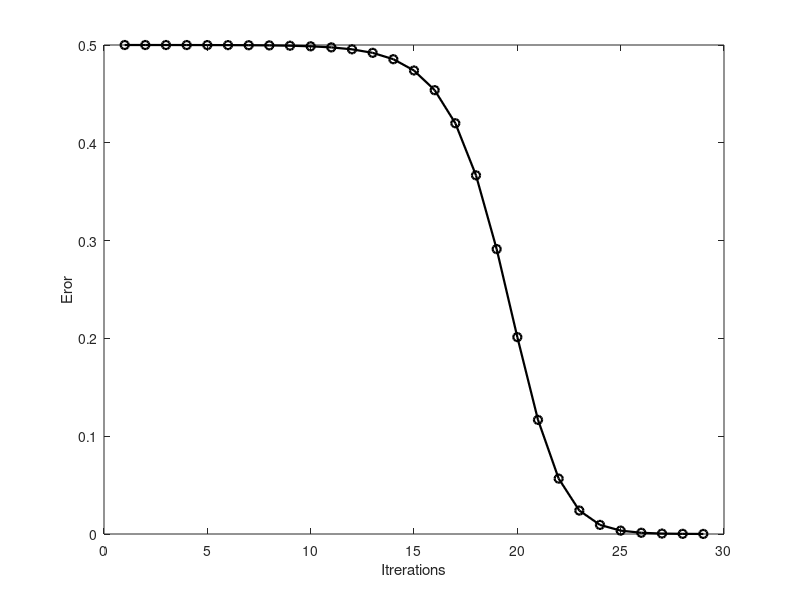

Write the MATLAB code that produced this figure.

nHiddenLayer = 3; % 3 hidden layers
nHidNodesNum = [20,10,20];
nLearnRate = 0.2;

InputData = rand(10,1);
% InputData = (TrainData(1,:))';
% InputData = InputData(:);
nInputNodes = length(InputData); % input nodes
% OutputData = TrainOutPutData(:,1);
OutputData = [1,0];
% OutputData = OutputData(:);
nOutputNodes = length(OutputData);

OutFun = @(x) 1./(1+exp(-1*x)); % so that (OutFun)' = OutFun*(1-OutFun);
deltaFun = @(k,t) (OutFun(k) - t) .* OutFun(k) .*(1 - OutFun(k)); % used for weight derivative calculation
%%
% initial weights for each hidden layer nodes
InputLayerW = rand(nInputNodes,nHidNodesNum(1));
HiddenLayerNodeW = cell(nHiddenLayer,1);
LayerInOutValue = cell(nHiddenLayer,1);
DeltaJNodesData = cell(nHiddenLayer,1);
HiddenLBias = cell(nHiddenLayer,1);
for nHl = 1 : nHiddenLayer
    if nHl ~= nHiddenLayer
        HiddenLayerNodeW{nHl} = rand(nHidNodesNum(nHl),nHidNodesNum(nHl+1));
        HiddenLBias{nHl} = rand(1,nHidNodesNum(nHl+1));
    else
        HiddenLayerNodeW{nHl} = rand(nHidNodesNum(nHl),nOutputNodes);
        HiddenLBias{nHl} = rand(1,nOutputNodes);
    end
    LayerInOutValue{nHl} = zeros(nHidNodesNum(nHl),2); % the first column is input, and the second column is output value
    DeltaJNodesData{nHl} = zeros(nHidNodesNum(nHl),1); 
end
% HiddenLBias = rand(length(nHidNodesNum),1);
OutputInOutData = zeros(nOutputNodes,2);


%%
IterErrorAll = [];
nIters = 1;
IterError = 1;
IterTime = tic;
while (nIters < 1000) && (IterError > 1e-4)
    % start the forward calculation
    cHiddenInputSum = cell(nHiddenLayer,1);
    cHiddenoutput = cell(nHiddenLayer,1);
    for nHLs = 1 : nHiddenLayer
        %
        cNodes = nHidNodesNum(nHLs);
        if nHLs == 1
            FormerLayerNodes = nInputNodes;
            FormerLayerData = InputData;
        else
            FormerLayerNodes = nHidNodesNum(nHLs - 1);
            FormerLayerData = LayerInOutValue{nHLs - 1}(:,2);
        end
        %
        for ncNodes = 1 : cNodes  % calculate the value for each hidden layer nodes
            if nHLs == 1
                LayerInOutValue{nHLs}(ncNodes,1) = FormerLayerData' * InputLayerW(:,ncNodes);
            else
                 LayerInOutValue{nHLs}(ncNodes,1) = FormerLayerData' * HiddenLayerNodeW{nHLs-1}(:,cNodes) + HiddenLBias{nHLs-1}(ncNodes);
            end
            LayerInOutValue{nHLs}(ncNodes,2) = OutFun(LayerInOutValue{nHLs}(ncNodes,1));
        end
        %
    end

    %
    %calculate the output node value
    cInputData = LayerInOutValue{nHiddenLayer}(:,2);
    for nOnodes = 1 : nOutputNodes
        cNodeInputV = cInputData' * HiddenLayerNodeW{nHiddenLayer}(:,nOnodes) + HiddenLBias{nHiddenLayer}(nOnodes);
        OutputInOutData(nOnodes,1) = cNodeInputV;
        OutputInOutData(nOnodes,2) = OutFun(cNodeInputV);
    end

    IterError = 0.5 * sum((OutputInOutData(:,2) - OutputData(:)).^2);
    fprintf(sprintf('cIterError = %.3f.\n',IterError));
    %
    % backpropagate the errors
    % deltaOutNodesData = zeros(nOutputNodes,1);
    deltaOutNodesData = OutFun(OutputInOutData(:,2)) .* (1 - OutFun(OutputInOutData(:,2))) .* (OutFun(OutputInOutData(:,2)) - OutputData(:));
    % DeltaJNodesData
    %
    for nHls = nHiddenLayer : -1 : 1
        cHlNodes = nHidNodesNum(nHls);
        if nHls == nHiddenLayer
            for nNodes = 1 : cHlNodes
                cNodesOutput = LayerInOutValue{nHls}(nNodes,2);
    %             cNodesWeights = HiddenLayerNodeW{}
                DeltaJNodesData{nHls}(nNodes) = cNodesOutput*(1-cNodesOutput)...
                    *sum(deltaOutNodesData' .* HiddenLayerNodeW{nHls}(nNodes,:));
            end
        else
            for nNodes = 1 : cHlNodes
                cNodesOutput = LayerInOutValue{nHls}(nNodes,2);
                cNodesWeights = HiddenLayerNodeW{nHls}(nNodes,:);
                DeltaJNodesData{nHls}(nNodes) = cNodesOutput*(1-cNodesOutput)...
                    *sum((DeltaJNodesData{nHls+1}(:))' .* HiddenLayerNodeW{nHls}(nNodes,:));
            end
        end
    end
    %
    % updates the weights
    for nHls = 1 : nHiddenLayer
        cnNodes = nHidNodesNum(nHls);
        if nHls == 1
            cWeightsChange = (DeltaJNodesData{nHls}(:))' .* (InputData(:));
            InputLayerW = InputLayerW - (cWeightsChange * nLearnRate);
        else
            cWeightsChange = (DeltaJNodesData{nHls}(:))' .* (LayerInOutValue{nHls - 1}(:,2));
            HiddenLayerNodeW{nHls-1} = HiddenLayerNodeW{nHls-1} - (cWeightsChange * nLearnRate);
        end
    end
    OutWeightsChange = (deltaOutNodesData)' .* (LayerInOutValue{nHiddenLayer}(:,2)) * nLearnRate;
    HiddenLayerNodeW{nHiddenLayer} = HiddenLayerNodeW{nHiddenLayer} - OutWeightsChange;
    %
    % updates the bias
    for nHls = 1 : nHiddenLayer
        if nHls~= nHiddenLayer
            cBiasChange = DeltaJNodesData{nHls+1}(:) * (-1) * nLearnRate;
            HiddenLBias{nHls} = HiddenLBias{nHls} + cBiasChange';
        else
            cBiasChange = deltaOutNodesData * (-1) * nLearnRate;
            HiddenLBias{nHls} = HiddenLBias{nHls} + cBiasChange';
        end
    end
    IterErrorAll(nIters) = IterError;
    nIters = nIters + 1;
end
TrainTime = toc(IterTime);
RealIter = nIters - 1;
fprintf('BP stops after %d iterations, with ErrorRate = %.2e, time used is %d seconds.\n',RealIter,IterError,TrainTime);
figure;
plot(1:RealIter,IterErrorAll,'k-o','LineWidth',1.6);
xlabel('Itrerations');
ylabel('Eror');
